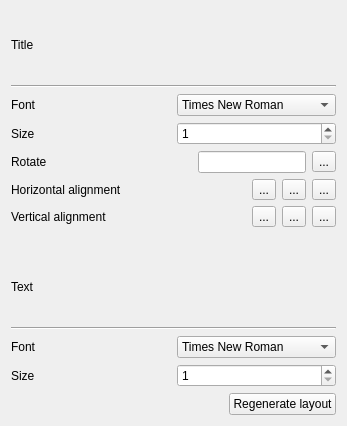
<?xml version="1.0" encoding="UTF-8"?>
<ui version="4.0">
 <class>Refine</class>
 <widget class="QWidget" name="Refine">
  <property name="geometry">
   <rect>
    <x>0</x>
    <y>0</y>
    <width>347</width>
    <height>426</height>
   </rect>
  </property>
  <property name="sizePolicy">
   <sizepolicy hsizetype="Fixed" vsizetype="Fixed">
    <horstretch>0</horstretch>
    <verstretch>0</verstretch>
   </sizepolicy>
  </property>
  <property name="windowTitle">
   <string>Refine</string>
  </property>
  <layout class="QGridLayout" name="gridLayout">
   <item row="12" column="0">
    <layout class="QHBoxLayout" name="horizontalLayout_3">
     <item>
      <widget class="QLabel" name="label_5">
       <property name="text">
        <string>Font</string>
       </property>
      </widget>
     </item>
     <item>
      <widget class="QComboBox" name="text_font_combo">
       <item>
        <property name="text">
         <string>Times New Roman</string>
        </property>
       </item>
       <item>
        <property name="text">
         <string>Arial</string>
        </property>
       </item>
       <item>
        <property name="text">
         <string>Helvetica</string>
        </property>
       </item>
       <item>
        <property name="text">
         <string>Optima</string>
        </property>
       </item>
       <item>
        <property name="text">
         <string>Futura</string>
        </property>
       </item>
      </widget>
     </item>
    </layout>
   </item>
   <item row="2" column="0">
    <layout class="QHBoxLayout" name="horizontalLayout">
     <item>
      <widget class="QLabel" name="title_font">
       <property name="text">
        <string>Font</string>
       </property>
      </widget>
     </item>
     <item>
      <widget class="QComboBox" name="title_font_combo">
       <item>
        <property name="text">
         <string>Times New Roman</string>
        </property>
       </item>
       <item>
        <property name="text">
         <string>Arial</string>
        </property>
       </item>
       <item>
        <property name="text">
         <string>Helvetica</string>
        </property>
       </item>
       <item>
        <property name="text">
         <string>Optima</string>
        </property>
       </item>
       <item>
        <property name="text">
         <string>Futura</string>
        </property>
       </item>
      </widget>
     </item>
    </layout>
   </item>
   <item row="13" column="0">
    <layout class="QHBoxLayout" name="horizontalLayout_4">
     <item>
      <widget class="QLabel" name="label_6">
       <property name="text">
        <string>Size</string>
       </property>
      </widget>
     </item>
     <item>
      <widget class="QSpinBox" name="text_size_spinbox">
       <property name="minimum">
        <number>1</number>
       </property>
      </widget>
     </item>
    </layout>
   </item>
   <item row="15" column="0">
    <layout class="QHBoxLayout" name="horizontalLayout_8">
     <item>
      <spacer name="horizontalSpacer_2">
       <property name="orientation">
        <enum>Qt::Horizontal</enum>
       </property>
       <property name="sizeHint" stdset="0">
        <size>
         <width>40</width>
         <height>20</height>
        </size>
       </property>
      </spacer>
     </item>
     <item>
      <widget class="QPushButton" name="regenerate_button">
       <property name="text">
        <string>Regenerate layout</string>
       </property>
      </widget>
     </item>
    </layout>
   </item>
   <item row="7" column="0">
    <layout class="QHBoxLayout" name="horizontalLayout_6">
     <item>
      <widget class="QLabel" name="v_align_label">
       <property name="text">
        <string>Vertical alignment</string>
       </property>
      </widget>
     </item>
     <item>
      <widget class="QToolButton" name="align_v_top">
       <property name="text">
        <string>...</string>
       </property>
       <property name="icon">
        <iconset resource="LayoutShop.qrc">
         <normaloff>:/LayoutShop/resources/ui-icon/align-top.svg</normaloff>:/LayoutShop/resources/ui-icon/align-top.svg</iconset>
       </property>
      </widget>
     </item>
     <item>
      <widget class="QToolButton" name="align_v_middle">
       <property name="text">
        <string>...</string>
       </property>
       <property name="icon">
        <iconset resource="LayoutShop.qrc">
         <normaloff>:/LayoutShop/resources/ui-icon/align-middle.svg</normaloff>:/LayoutShop/resources/ui-icon/align-middle.svg</iconset>
       </property>
      </widget>
     </item>
     <item>
      <widget class="QToolButton" name="align_v_bottom">
       <property name="text">
        <string>...</string>
       </property>
       <property name="icon">
        <iconset resource="LayoutShop.qrc">
         <normaloff>:/LayoutShop/resources/ui-icon/align-bottom.svg</normaloff>:/LayoutShop/resources/ui-icon/align-bottom.svg</iconset>
       </property>
      </widget>
     </item>
    </layout>
   </item>
   <item row="3" column="0">
    <layout class="QHBoxLayout" name="horizontalLayout_2">
     <item>
      <widget class="QLabel" name="title_size">
       <property name="text">
        <string>Size</string>
       </property>
      </widget>
     </item>
     <item>
      <widget class="QSpinBox" name="title_size_spinbox">
       <property name="minimum">
        <number>1</number>
       </property>
      </widget>
     </item>
    </layout>
   </item>
   <item row="5" column="0">
    <layout class="QHBoxLayout" name="horizontalLayout_7">
     <item>
      <widget class="QLabel" name="rotate_label">
       <property name="text">
        <string>Rotate</string>
       </property>
      </widget>
     </item>
     <item>
      <widget class="QLineEdit" name="rotate_value_line">
       <property name="enabled">
        <bool>true</bool>
       </property>
       <property name="sizePolicy">
        <sizepolicy hsizetype="Fixed" vsizetype="Fixed">
         <horstretch>0</horstretch>
         <verstretch>0</verstretch>
        </sizepolicy>
       </property>
       <property name="readOnly">
        <bool>true</bool>
       </property>
      </widget>
     </item>
     <item>
      <widget class="QToolButton" name="rotate_button">
       <property name="text">
        <string>...</string>
       </property>
       <property name="icon">
        <iconset resource="LayoutShop.qrc">
         <normaloff>:/LayoutShop/resources/ui-icon/rotate.svg</normaloff>:/LayoutShop/resources/ui-icon/rotate.svg</iconset>
       </property>
      </widget>
     </item>
    </layout>
   </item>
   <item row="6" column="0">
    <layout class="QHBoxLayout" name="horizontalLayout_5">
     <item>
      <widget class="QLabel" name="h_alignment_label">
       <property name="text">
        <string>Horizontal alignment</string>
       </property>
      </widget>
     </item>
     <item>
      <widget class="QToolButton" name="align_h_left">
       <property name="text">
        <string>...</string>
       </property>
       <property name="icon">
        <iconset resource="LayoutShop.qrc">
         <normaloff>:/LayoutShop/resources/ui-icon/align-left.svg</normaloff>:/LayoutShop/resources/ui-icon/align-left.svg</iconset>
       </property>
      </widget>
     </item>
     <item>
      <widget class="QToolButton" name="align_h_center">
       <property name="text">
        <string>...</string>
       </property>
       <property name="icon">
        <iconset resource="LayoutShop.qrc">
         <normaloff>:/LayoutShop/resources/ui-icon/align-center.svg</normaloff>:/LayoutShop/resources/ui-icon/align-center.svg</iconset>
       </property>
      </widget>
     </item>
     <item>
      <widget class="QToolButton" name="align_h_right">
       <property name="text">
        <string>...</string>
       </property>
       <property name="icon">
        <iconset resource="LayoutShop.qrc">
         <normaloff>:/LayoutShop/resources/ui-icon/align-right.svg</normaloff>:/LayoutShop/resources/ui-icon/align-right.svg</iconset>
       </property>
      </widget>
     </item>
    </layout>
   </item>
   <item row="8" column="0">
    <spacer name="horizontalSpacer">
     <property name="orientation">
      <enum>Qt::Horizontal</enum>
     </property>
     <property name="sizeHint" stdset="0">
      <size>
       <width>40</width>
       <height>20</height>
      </size>
     </property>
    </spacer>
   </item>
   <item row="10" column="0">
    <widget class="QLabel" name="label_4">
     <property name="text">
      <string>Text</string>
     </property>
    </widget>
   </item>
   <item row="0" column="0">
    <widget class="QLabel" name="title_label">
     <property name="text">
      <string>Title</string>
     </property>
    </widget>
   </item>
   <item row="11" column="0">
    <widget class="Line" name="line">
     <property name="orientation">
      <enum>Qt::Horizontal</enum>
     </property>
    </widget>
   </item>
   <item row="1" column="0">
    <widget class="Line" name="line_2">
     <property name="orientation">
      <enum>Qt::Horizontal</enum>
     </property>
    </widget>
   </item>
  </layout>
 </widget>
 <resources>
  <include location="LayoutShop.qrc"/>
 </resources>
 <connections/>
</ui>
